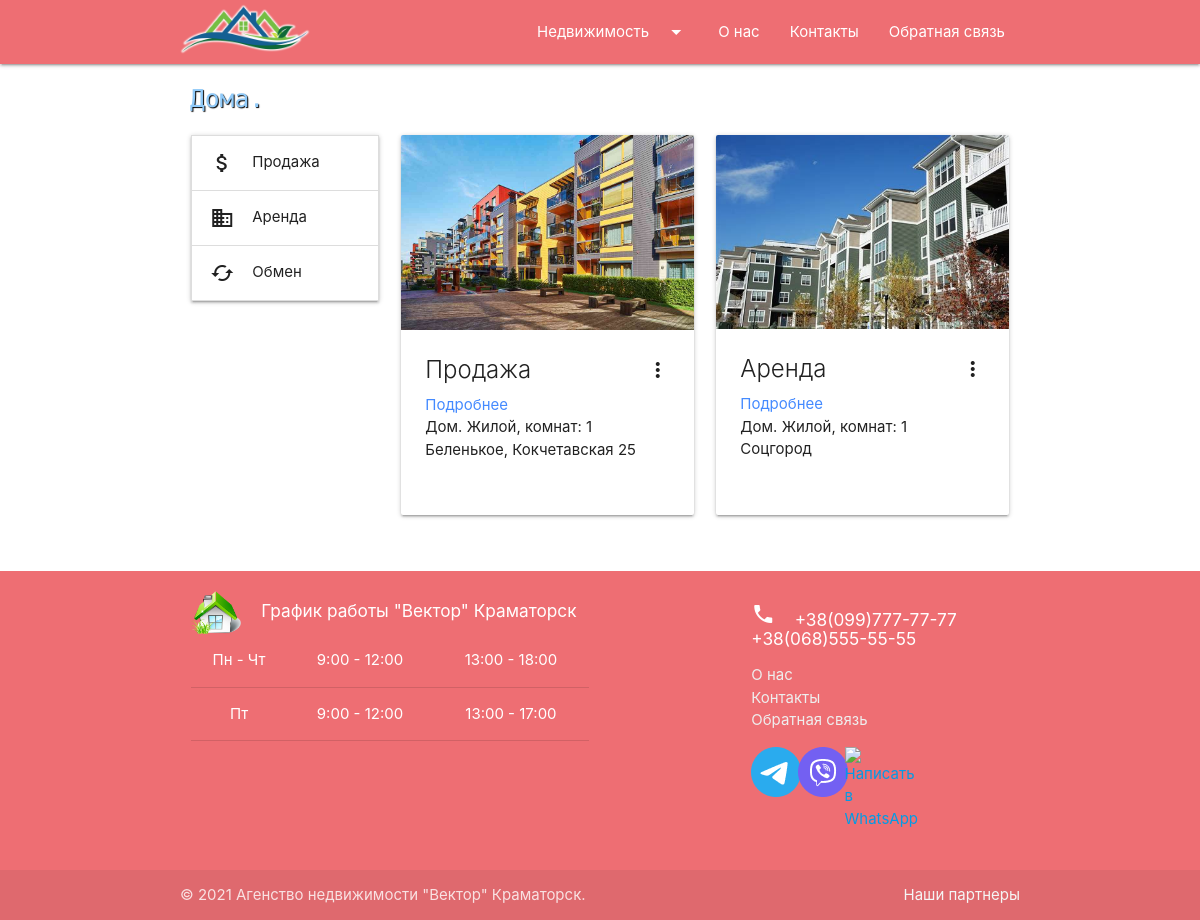
/houses/, run on an earlier commit of the app's database.
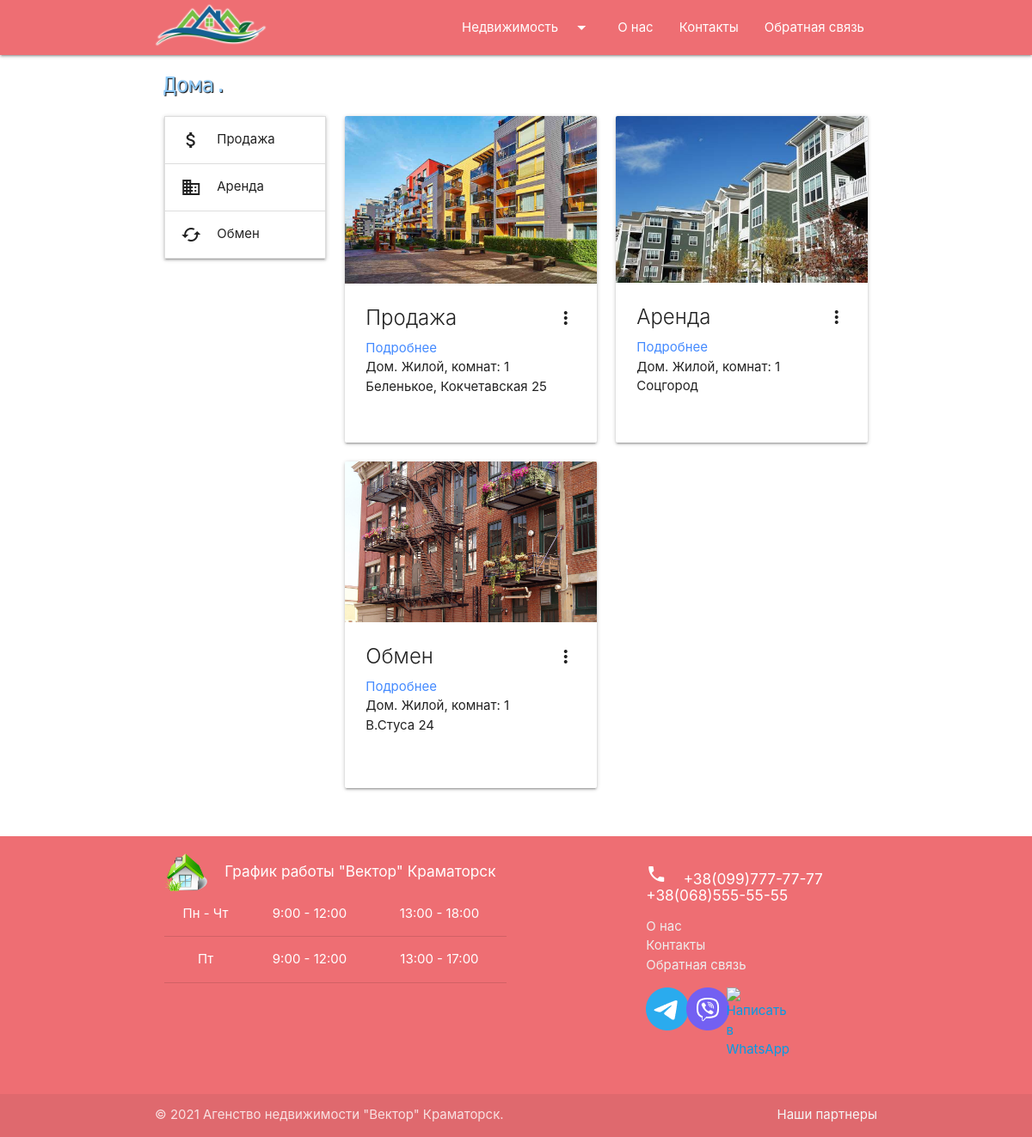
And on a later commit of the database.
### agency/models.py (models this page shows, shortened)
class House(models.Model):
    PLASTIC = 'Пластик'
    WOOD = 'Дерево'
    WINDOW_CHOICE = [(PLASTIC, 'Пластик'), (WOOD, 'Дерево')]
    BASIC_REPAIR = 'Базовый ремонт'
    FULL_REPAIR = 'Полный ремонт'
    NO_REPAIR = 'Требуется ремонт'
    HOUSE_CONDITION = [(BASIC_REPAIR, 'Базовый ремонт'), (FULL_REPAIR, 'Полный ремонт'), (NO_REPAIR, 'Требуется ремонт')]
    RESIDENTIAL = 'Жилой'
    NOT_RESIDENTIAL = 'Не жилой'
    RESIDENTIAL_CONDITION = [(RESIDENTIAL, 'Жилой'), (NOT_RESIDENTIAL, 'Не жилой')]
    slug_title = 'House'
    created_at = models.DateTimeField(auto_now_add=True, verbose_name='Создано')
    updated_at = models.DateTimeField(auto_now=True, verbose_name='Обновлено')
    proposal_type = models.CharField(max_length=8, choices=_PROP_CHOICES, default=_SALE, verbose_name='Тип предложения')
    price = models.FloatField(verbose_name='Цена $')
    number_of_rooms = models.PositiveSmallIntegerField(
        default=1, validators=[MinValueValidator(1), MaxValueValidator(10)], verbose_name='Кол-во комнат'
    )
    total_floors_number = models.PositiveSmallIntegerField(
        default=1, validators=[MinValueValidator(1), MaxValueValidator(25)], verbose_name='Всего этажей'
    )
    window_type = models.CharField(max_length=25, choices=WINDOW_CHOICE, default=PLASTIC, verbose_name='Окна')
    house_condition = models.CharField(
        max_length=20, choices=HOUSE_CONDITION, default=FULL_REPAIR, verbose_name='Ремонт'
    )
    resident_condition = models.CharField(
        max_length=8, choices=RESIDENTIAL_CONDITION, default=RESIDENTIAL, verbose_name='Состояние'
    )
    total_area = models.FloatField(
        default=10.0, validators=[MinValueValidator(10.0), MaxValueValidator(400.0)], verbose_name='Общая площадь кв.м'
    )
    garden_plot_size = models.FloatField(verbose_name='Размер садового участка сот.')
    basement = models.BooleanField(default=True, verbose_name='Подвал?')
    household_buildings = models.BooleanField(default=True, verbose_name='Хоз. постройки?')
    draw_well = models.BooleanField(default=True, verbose_name='Колодец?')
    address = models.CharField(max_length=65, verbose_name='Адрес')
    description = models.TextField(blank=True, max_length=400, verbose_name='Описание')
    settlement = models.ForeignKey(Settlement, on_delete=models.PROTECT, null=True, verbose_name='Поселок')
    realtors = models.ManyToManyField(Realtor, blank=True, verbose_name='Риелтор')
    def get_absolute_url(self):
        return reverse('house', kwargs={"pk": self.pk})
    class Meta:
        verbose_name = 'Дом'
        verbose_name_plural = 'Дома'
        ordering = ['created_at']

class HouseGallery(models.Model):
    house = models.ForeignKey(House, on_delete=models.CASCADE, related_name='images')
    image = models.ImageField(upload_to="houses/")

### agency/views.py (the view)
# urls.py: path('houses/', HousesView.as_view(), name='houses'),
class HousesView(ListView):
    model = House
    template_name = 'agency/houses.html'
    context_object_name = 'houses'
    paginate_by = 6
    def get_context_data(self, *, object_list=None, **kwargs):
        context = super().get_context_data(**kwargs)
        context['title'] = "Дома."
        return context
    def get_queryset(self):
        return House.objects.all()

### agency/templatetags/houses_tags.py (called while the page is built)
@register.inclusion_tag('agency/list_settlements.html')
def show_settlements():
    settlementsBySale = Settlement.objects.filter(house__proposal_type__contains='sale').annotate(
        cnt=Count('house')).filter(cnt__gt=0)
    settlementsByRental = Settlement.objects.filter(house__proposal_type__contains='rental').annotate(
        cnt=Count('house')).filter(cnt__gt=0)
    settlementsByExchange = Settlement.objects.filter(house__proposal_type__contains='exchange').annotate(
        cnt=Count('house')).filter(cnt__gt=0)
    return {
        "settlementsSale":settlementsBySale,
        "settlementsRental": settlementsByRental,
        "settlementsExchange": settlementsByExchange,
    }

### agency/templates/agency/houses.html (shortened to what this page needs)
{% extends 'index.html' %}
{% block content %}
<div class="container">
    <h5 class="pageTitle">{{ title }}</h5>
    <div class="row">
        <div class="col s12 m12 l3">
            {% include 'inc/_houses_sidebar.html' %}
        </div>
        <div class="col s12 m12 l9">
            <div class="row">
                {% for item in houses %}
                <div class="col s12 m6 l6 xl4">
                    <div class="card sticky-action hoverable card_flat">
                        <div class="card-image waves-effect waves-block waves-light">
                            <img class="activator" src="{{ item.images.first.image.url }}">
                        </div>
                        <div class="card-content">
                            <span class="card-title activator grey-text text-darken-4">
                                {% if item.proposal_type == 'sale' %}
                                    Продажа
                                {% elif item.proposal_type == 'rental' %}
                                    Аренда
                                {% elif item.proposal_type == 'exchange' %}
                                    Обмен
                                {% else %}
                                    unknown
                                {% endif %}
                                <i class="material-icons right">more_vert</i>
                            </span>
                            <a href="{{ item.get_absolute_url }}" style="color: #448aff;">Подробнее</a>
                            <p>Дом. {{ item.resident_condition }}, комнат: {{ item.number_of_rooms }}</p>
                            <p>{{ item.address }}</p>
                        </div>
                    </div>
                </div>
                {% endfor %}
            </div>
            <div class="col s12 paginator" style="display: flex; justify-content: center;">
            </div>
        </div>
    </div>
</div>
{% endblock %}

### templates/index.html (shortened to what this page needs)
<!DOCTYPE html>
{% load static %}
<html lang="en">
<head>
    <link rel="stylesheet" href="{% static 'css/main.css' %}">
    <link rel="stylesheet" href="https://cdnjs.cloudflare.com/ajax/libs/materialize/1.0.0/css/materialize.min.css">
    <link rel="stylesheet" href="https://cdnjs.cloudflare.com/ajax/libs/fancybox/3.5.7/jquery.fancybox.min.css" />
</head>
<body>
{% include 'inc/_nav.html' %}
<main>
    {% block content %}CONTENT{% endblock %}
</main>
{% include 'inc/_footer.html' %}
</body>
</html>

### templates/inc/_nav.html (shortened to what this page needs)
<header>
    <nav class="sidenav-trigger">
        <div class="nav-wrapper">
            <div class="container">
                <a href="{% url 'home' %}" class="brand-logo"><img style="width: 130px; margin-top: 4px;" src="/media/logos/logo3.png"></a>
                <ul id="nav-mobile" class="right hide-on-med-and-down">
                    <li><a class="dropdown-trigger" href="#!" data-target="dropdown1">Недвижимость<i class="material-icons right">arrow_drop_down</i></a></li>
                    <li><a href="#">О нас</a></li>
                    <li><a href="#">Контакты</a></li>
                    <li><a href="#">Обратная связь</a></li>
                </ul>
            </div>
        </div>
    </nav>
</header>

### templates/inc/_houses_sidebar.html
{% load houses_tags %}
{% show_settlements %}

### agency/templates/agency/list_settlements.html (shortened to what this page needs)
<ul class="collapsible">
    <li id="sale" class="_sidebar">
      <div class="collapsible-header"><i class="material-icons">attach_money</i>Продажа</div>
    </li>
    <li id="rental" class="_sidebar">
      <div class="collapsible-header"><i class="material-icons">business</i>Аренда</div>
    </li>
    <li id="exchange" class="_sidebar">
      <div class="collapsible-header"><i class="material-icons">cached</i>Обмен</div>
    </li>
</ul>

### templates/inc/_footer.html
<footer class="page-footer">
    <div class="container">
        <div class="row">
            <div class="col l6 s12">
                <div class="row">
                    <div class="col s2">
                        <a href="{% url 'home' %}"><img class="footerLogo" src="/media/logos/logo1.png" alt="footer_logo"></a>
                    </div>
                    <div class="col s10">
                        <h6 class="white-text">График работы "Вектор" Краматорск</h6>
                    </div>
                    <div class="col s12">
                        <table class="centered">
                            <tr>
                                <td>Пн - Чт</td>
                                <td>9:00 - 12:00</td>
                                <td>13:00 - 18:00</td>
                            </tr>
                            <tr>
                                <td>Пт</td>
                                <td>9:00 - 12:00</td>
                                <td>13:00 - 17:00</td>
                            </tr>
                        </table>
                    </div>
                </div>
            </div>
            <div class="col l4 offset-l2 s12">
                <h6 class="white-text">
                    <i class="material-icons">phone</i>&nbsp;&nbsp;&nbsp;
                    +38(099)777-77-77 &nbsp;&nbsp;&nbsp;&nbsp;&nbsp; +38(068)555-55-55
                </h6>
                <ul>
                    <li><a class="grey-text text-lighten-3" href="#!">О нас</a></li>
                    <li><a class="grey-text text-lighten-3" href="#!">Контакты</a></li>
                    <li><a class="grey-text text-lighten-3" href="#!">Обратная связь</a></li>
                </ul>
                <div class="row">
                    <div class="col s2">
                        <a title="Telegram" href="#" target="_blank"><img src="/media/logos/Telegram.png" alt="Написать в Telegram" /></a>
                    </div>
                    <div class="col s2">
                        <a title="Viber" href="#" target="_blank"><img src="/media/logos/Viber.png" alt="Написать в Viber" /></a>
                    </div>
                    <div class="col s2">
                        <a title="WhatsApp" href="#" target="_blank"><img src="/media/logos/WhatsApp.png" alt="Написать в WhatsApp" /></a>
                    </div>
                </div>
            </div>
        </div>
    </div>
    <div class="footer-copyright">
        <div class="container">
            © 2021 Агенство недвижимости "Вектор" Краматорск.
            <a class="grey-text text-lighten-4 right" href="#!">Наши партнеры</a>
        </div>
    </div>
</footer>

### rental/static/css/main.css (style rules this page uses)
body { display: flex; min-height: 100vh; flex-direction: column; }
main { flex: 1 0 auto; }
.footerLogo { display: block; margin-left: auto; margin-right: auto; width: 50px; transition: 1s; }
.pageTitle { font-family: 'Rubik Mono One', sans-serif; color: #90caf9; text-shadow: 1px 1px 1px black; margin-left: 5px; padding: 5px; }
@media screen and (min-width: 993px) { .card_flat { height: 380px; } }

What changed in the data, as far as the page shows it:
added House: images.first.image (picture), proposal_type "Обмен", resident_condition "Жилой", number_of_rooms "1", address "В.Стуса 24"
